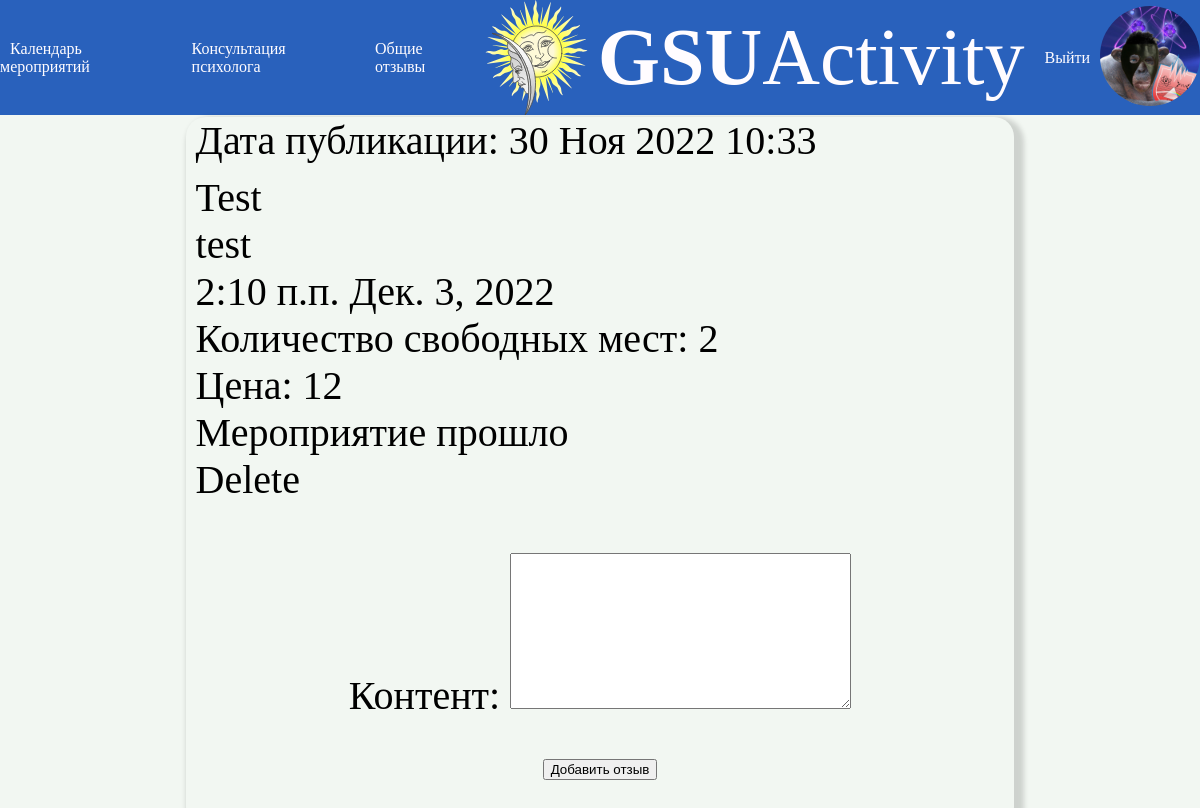
/41/ (signed in), run on an earlier commit of the app's database.
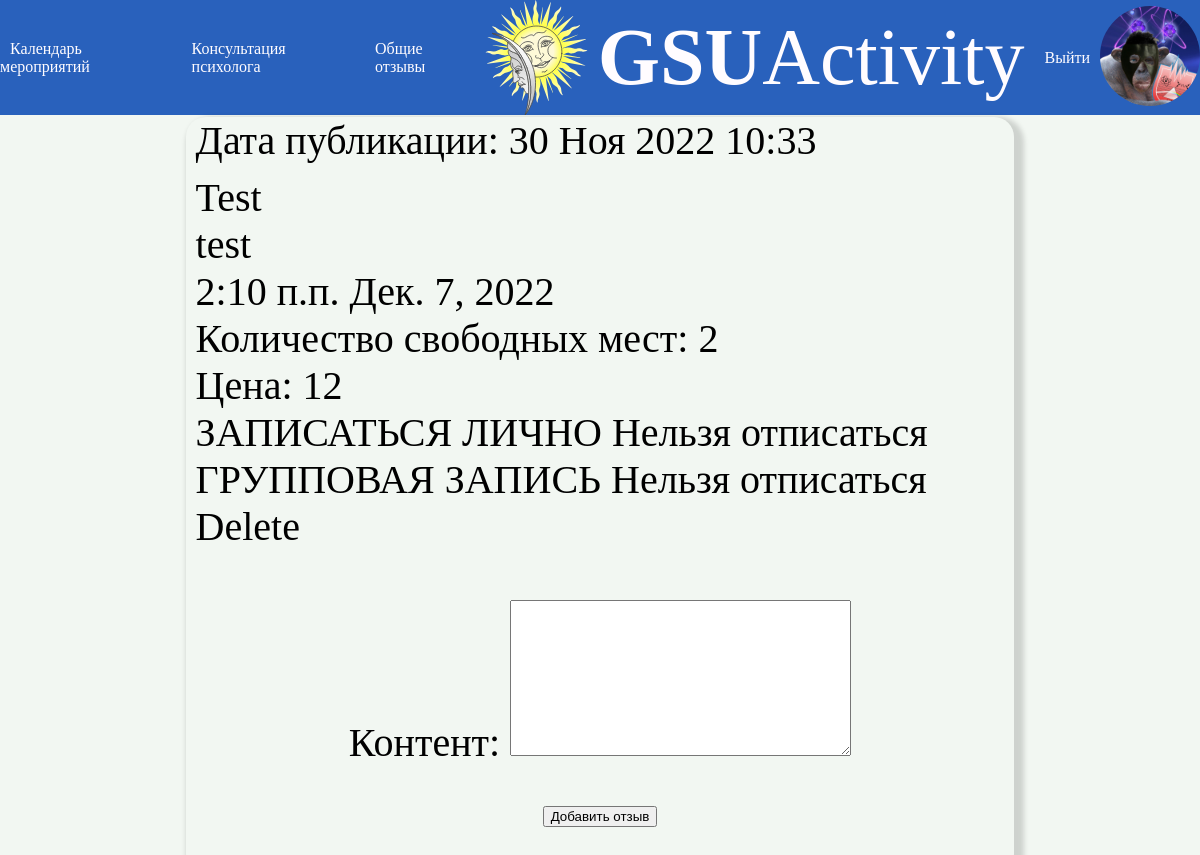
And on a later commit of the database.
### news/models.py (models this page shows, shortened)
class Post(models.Model):
    tag = (
        ('cult','Культурно-досуговая деятельность'),
        ('sport','Спортивная деятельность'),
        ('mass','Массовые мероприятия и выставки'),
        ('trud','Трудовая и волонтерская деятельность'),
        )
    name = models.CharField(null=True, blank=False,max_length=100,verbose_name='Заголовок')
    content = models.TextField(null=True, blank=False,verbose_name='Контент')
    image = models.ImageField(upload_to='image/%Y/%m/%d/', blank=True, null=True,verbose_name='Изображение')
    file = models.FileField(upload_to='files/%Y/%m/%d/', blank=True, null=True,verbose_name='Приклепленные файлы')
    video = models.FileField(upload_to='video/%Y/%m/%d/', blank=True, null=True,verbose_name='Видео')
    audio = models.FileField(upload_to='audio/%Y/%m/%d/', blank=True, null=True,verbose_name='Аудио')
    author = models.ForeignKey(AdvUser, on_delete=models.CASCADE, null=True,verbose_name='Автор')
    pubdate = models.DateTimeField(auto_now_add=True, db_index=True, verbose_name='Дата публикации')
    eventtime = models.TimeField(db_index=True,null=True,blank=False,verbose_name='Время')
    eventdate = models.DateField(db_index=True,null=True,blank=False,verbose_name='Дата')
    stoim = models.CharField(null = True, blank = False, max_length=10,verbose_name='Стоимость')
    mesta = models.IntegerField(null = True, blank = False,default=2,validators=[MinValueValidator(0)],verbose_name='Количество мест всего')
    mesta_now = models.IntegerField(null = True, blank = False,default=2,validators=[MaxValueValidator(30)],verbose_name='Количество мест сейчас')
    tags = models.CharField( blank = False,choices=tag, max_length=50,verbose_name='Тэг',null=True)
    zapis = models.ManyToManyField(AdvUser, related_name='Записаные',blank=True, verbose_name='Записаные', through='PostType', through_fields=('post','user'))
    class Meta:
        verbose_name_plural = 'События'
        verbose_name = 'Событие'
        ordering = ['eventdate']

### news/views.py (the view, shortened to what this page needs)
# urls.py: path('<int:pk>/', detail, name='detail'),
@login_required
def detail(request, pk):
	your_zapisi = Post.objects.filter(zapis=request.user.id)
	messageSent = False
	post = get_object_or_404(Post, pk=pk)
	comments = Comment.objects.filter(post=pk,moderation=True)
	initial = {'post': post.pk}
	initial['author'] = request.user.first_name + ' ' + request.user.last_name
	a = date.today()
	b = a + timedelta(days=1)
	form_class = CommentForm
	form = form_class(initial=initial)
	return render(request, 'news/detail.html', {'post': post, 'comments': comments, 'form': form,'messageSent': messageSent,'your_zapisi':your_zapisi,'a':a,'b':b})

### news/forms.py
class CommentForm(ModelForm):
    class Meta:
        model = Comment
        fields = '__all__'
        widgets = {'post': forms.HiddenInput, 'author': forms.HiddenInput,'moderation':forms.HiddenInput,'vist': forms.HiddenInput}

### news/templates/news/detail.html (shortened to what this page needs)
{% extends "layout/basic.html" %}
{% block content %}
	<div class="post">
		<div class="post-author">
			<div class="post-author-a">
				<div>
					Дата публикации: {{ post.pubdate|date:"d M Y H:i" }}
				</div>
			</div>
		</div>
		<div class="post-content">
			{{ post.name}}<br>
			{{ post.content}}<br>{{ post.eventtime }} {{ post.eventdate }}<br>
			Количество свободных мест: {{ post.mesta_now }}<br>
			Цена: {{ post.stoim }}<br>
			{% if a <  post.eventdate  %}
				{% if post.mesta == 0 %}
				Нет мест<br>
				{% else %}
				{% if post in your_zapisi %}
				{% else %}
					<a href="{% url 'news:zapis' pk=post.pk %}" class="post_link">ЗАПИСАТЬСЯ ЛИЧНО</a>
				{% endif %}
				{% if b == post.eventdate %}
				Нельзя отписаться<br>
				{% elif post not in your_zapisi %}
				<br>
				{% else %}
				<a href="{% url 'news:otpis' pk=post.pk %}" class="post_link">ОТПИСАТЬСЯ ЛИЧНО</a><br>
				{% endif %}
				{% if post in your_zapisi %}
				{% else %}
					<a href="{% url 'news:zapisg' pk=post.pk %}" class="post_link">ГРУППОВАЯ ЗАПИСЬ</a>
				{% endif %}
				{% if b == post.eventdate %}
				Нельзя отписаться<br>
				{% elif post not in your_zapisi %}
				<br>
				{% else %}
				<a href="{% url 'news:otpisg' pk=post.pk %}" class="post_link">ОТПИСАТЬ ГРУППУ</a><br>
				{% endif %}
				{% endif %}
			{% else %}
				Мероприятие прошло<br>
			{% endif %}
			{% if user.is_superuser == 1 %}
				<a href="{% url 'news:delete_post' pk=post.pk %}"  class="post_link">Delete</a>
			{% endif %}
		</div>
		<form method="post">
			{{ form.as_p }}
			<button type="submit">Добавить отзыв</button>
		</form><br>
	</div>
{% endblock %}

What changed in the data, as far as the page shows it:
changed Post "Test": eventdate "Дек. 3, 2022" → "Дек. 7, 2022"
Also different on the page:
text no longer shown: "Мероприятие прошло"
text now shown: "ЗАПИСАТЬСЯ ЛИЧНО Нельзя отписаться ГРУППОВАЯ ЗАПИСЬ Нельзя отписаться"
